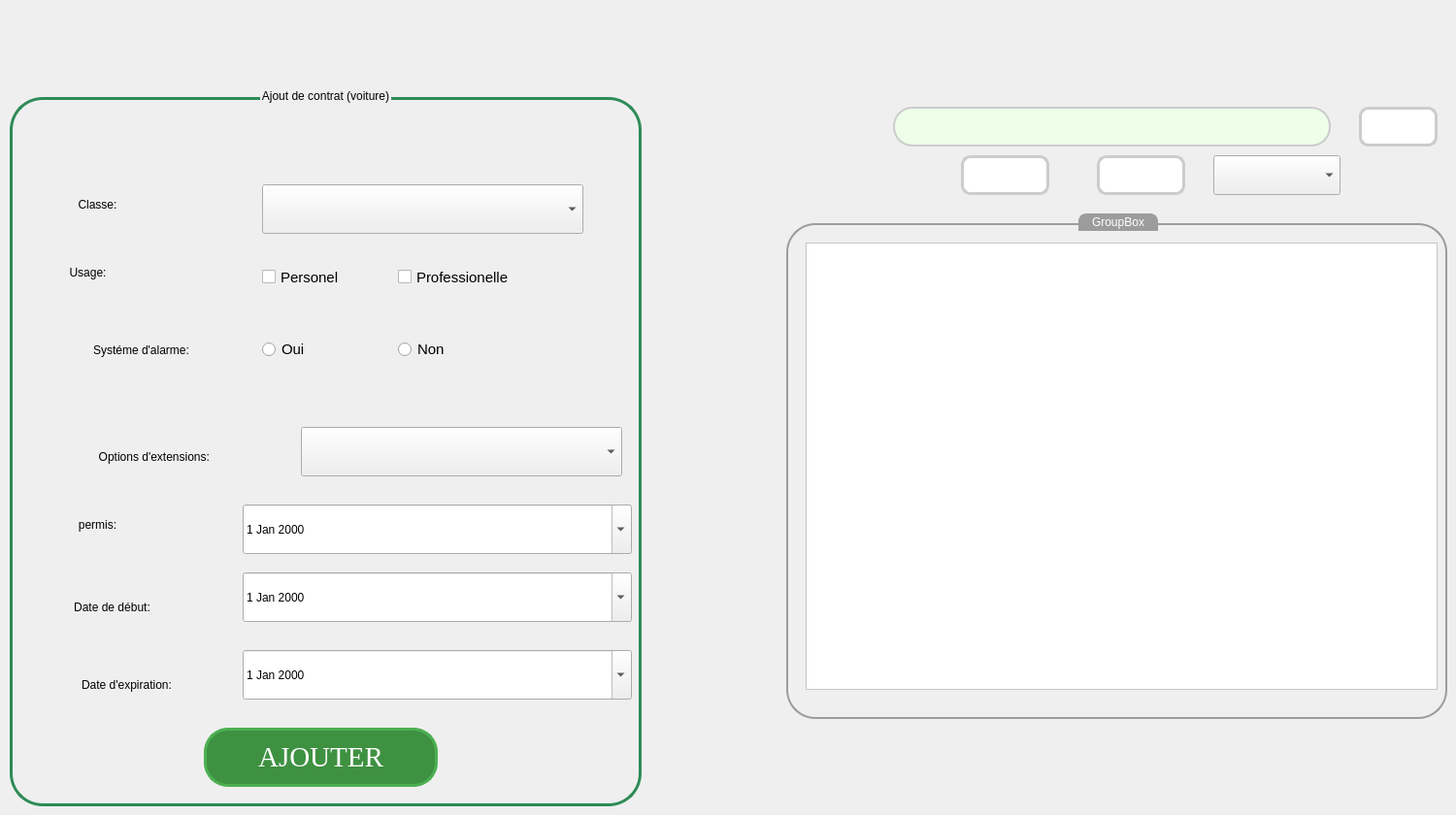
      <widget class="QWidget" name="voitrue">
       <widget class="QGroupBox" name="groupBox_9">
        <property name="geometry">
         <rect>
          <x>10</x>
          <y>90</y>
          <width>651</width>
          <height>741</height>
         </rect>
        </property>
        <property name="styleSheet">
         <string notr="true">QGroupBox {
    border: 3px solid #2e8b57;
    border-radius: 34px;
    margin-top: 10px;
    padding: 10px;
    font: 75 22pt &quot;Times New Roman&quot;;
}

QVBoxLayout {
    background-color: #e0e0e0; /* Couleur de fond pour le QVBoxLayout */
    padding: 15px; /* Ajout de marge interne au QVBoxLayout */
}

/* Styles pour les widgets (par exemple, QLabel, QLineEdit, etc.) dans le QVBoxLayout */
QVBoxLayout QLabel {
    color: #333333;
    font-size: 16px;
    margin-bottom: 5px;
}

QVBoxLayout QLineEdit, QVBoxLayout QTextEdit, QVBoxLayout QDateEdit, QVBoxLayout QComboBox {
    margin-bottom: 10px;
    padding: 8px;
    border: 1px solid #ccc;
    border-radius: 5px;
    width: 200px;
}

QVBoxLayout QLineEdit:hover, QVBoxLayout QTextEdit:hover, QVBoxLayout QDateEdit:hover, QVBoxLayout QComboBox:hover {
    border: 1px solid #2e8b57;
}

/* Styles pour les boutons dans le QVBoxLayout */
QVBoxLayout QPushButton {
    background-color: #4285f4;
    color: #ffffff;
    padding: 10px 20px;
    border: none;
    border-radius: 8px;
}

QVBoxLayout QPushButton:hover {
    background-color: #2e5f22;
}
</string>
        </property>
        <property name="title">
         <string>Ajout de contrat (voiture)</string>
        </property>
        <property name="alignment">
         <set>Qt::AlignCenter</set>
        </property>
        <widget class="QLabel" name="CIN_5">
         <property name="geometry">
          <rect>
           <x>10</x>
           <y>90</y>
           <width>161</width>
           <height>61</height>
          </rect>
         </property>
         <property name="styleSheet">
          <string notr="true">font: 75 18pt &quot;Times New Roman&quot;;</string>
         </property>
         <property name="text">
          <string>Classe:</string>
         </property>
         <property name="alignment">
          <set>Qt::AlignCenter</set>
         </property>
        </widget>
        <widget class="QLabel" name="NOM_5">
         <property name="geometry">
          <rect>
           <x>0</x>
           <y>160</y>
           <width>161</width>
           <height>61</height>
          </rect>
         </property>
         <property name="styleSheet">
          <string notr="true">font: 75 18pt &quot;Times New Roman&quot;;</string>
         </property>
         <property name="text">
          <string>Usage:</string>
         </property>
         <property name="alignment">
          <set>Qt::AlignCenter</set>
         </property>
        </widget>
        <widget class="QLabel" name="PRENOM_4">
         <property name="geometry">
          <rect>
           <x>20</x>
           <y>240</y>
           <width>231</width>
           <height>61</height>
          </rect>
         </property>
         <property name="styleSheet">
          <string notr="true">font: 75 18pt &quot;Times New Roman&quot;;</string>
         </property>
         <property name="text">
          <string>Systéme d'alarme:</string>
         </property>
         <property name="alignment">
          <set>Qt::AlignCenter</set>
         </property>
        </widget>
        <widget class="QLabel" name="EMAIL_3">
         <property name="geometry">
          <rect>
           <x>10</x>
           <y>500</y>
           <width>191</width>
           <height>71</height>
          </rect>
         </property>
         <property name="styleSheet">
          <string notr="true">font: 75 18pt &quot;Times New Roman&quot;;</string>
         </property>
         <property name="text">
          <string>Date de début:</string>
         </property>
         <property name="alignment">
          <set>Qt::AlignCenter</set>
         </property>
        </widget>
        <widget class="QLabel" name="ADRESSE_5">
         <property name="geometry">
          <rect>
           <x>10</x>
           <y>350</y>
           <width>271</width>
           <height>61</height>
          </rect>
         </property>
         <property name="styleSheet">
          <string notr="true">font: 75 18pt &quot;Times New Roman&quot;;</string>
         </property>
         <property name="text">
          <string>  Options d'extensions:</string>
         </property>
         <property name="alignment">
          <set>Qt::AlignCenter</set>
         </property>
        </widget>
        <widget class="QLabel" name="TELEPHONE_4">
         <property name="geometry">
          <rect>
           <x>-70</x>
           <y>420</y>
           <width>321</width>
           <height>61</height>
          </rect>
         </property>
         <property name="styleSheet">
          <string notr="true">font: 75 18pt &quot;Times New Roman&quot;;</string>
         </property>
         <property name="text">
          <string>permis:</string>
         </property>
         <property name="alignment">
          <set>Qt::AlignCenter</set>
         </property>
        </widget>
        <widget class="QDateEdit" name="dateEdit_6">
         <property name="geometry">
          <rect>
           <x>240</x>
           <y>580</y>
           <width>401</width>
           <height>51</height>
          </rect>
         </property>
         <property name="calendarPopup">
          <bool>true</bool>
         </property>
        </widget>
        <widget class="QComboBox" name="comboBox_voiture">
         <property name="geometry">
          <rect>
           <x>260</x>
           <y>100</y>
           <width>331</width>
           <height>51</height>
          </rect>
         </property>
        </widget>
        <widget class="QCheckBox" name="checkBox">
         <property name="geometry">
          <rect>
           <x>260</x>
           <y>170</y>
           <width>131</width>
           <height>51</height>
          </rect>
         </property>
         <property name="font">
          <font>
           <pointsize>11</pointsize>
          </font>
         </property>
         <property name="text">
          <string>Personel</string>
         </property>
        </widget>
        <widget class="QCheckBox" name="checkBox_2">
         <property name="geometry">
          <rect>
           <x>400</x>
           <y>170</y>
           <width>200</width>
           <height>51</height>
          </rect>
         </property>
         <property name="font">
          <font>
           <pointsize>11</pointsize>
          </font>
         </property>
         <property name="text">
          <string>Professionelle</string>
         </property>
        </widget>
        <widget class="QRadioButton" name="radioButton_7">
         <property name="geometry">
          <rect>
           <x>260</x>
           <y>260</y>
           <width>97</width>
           <height>20</height>
          </rect>
         </property>
         <property name="font">
          <font>
           <pointsize>11</pointsize>
          </font>
         </property>
         <property name="text">
          <string>Oui</string>
         </property>
        </widget>
        <widget class="QRadioButton" name="radioButton_8">
         <property name="geometry">
          <rect>
           <x>400</x>
           <y>260</y>
           <width>97</width>
           <height>20</height>
          </rect>
         </property>
         <property name="font">
          <font>
           <pointsize>11</pointsize>
          </font>
         </property>
         <property name="text">
          <string>Non</string>
         </property>
        </widget>
        <widget class="QComboBox" name="comboBox_option_voiture">
         <property name="geometry">
          <rect>
           <x>300</x>
           <y>350</y>
           <width>331</width>
           <height>51</height>
          </rect>
         </property>
        </widget>
        <widget class="QDateEdit" name="dateEdit_7">
         <property name="geometry">
          <rect>
           <x>240</x>
           <y>500</y>
           <width>401</width>
           <height>51</height>
          </rect>
         </property>
         <property name="calendarPopup">
          <bool>true</bool>
         </property>
        </widget>
        <widget class="QDateEdit" name="dateEdit_8">
         <property name="geometry">
          <rect>
           <x>240</x>
           <y>430</y>
           <width>401</width>
           <height>51</height>
          </rect>
         </property>
         <property name="calendarPopup">
          <bool>true</bool>
         </property>
        </widget>
        <widget class="QLabel" name="EMAIL_4">
         <property name="geometry">
          <rect>
           <x>10</x>
           <y>580</y>
           <width>221</width>
           <height>71</height>
          </rect>
         </property>
         <property name="styleSheet">
          <string notr="true">font: 75 18pt &quot;Times New Roman&quot;;</string>
         </property>
         <property name="text">
          <string>Date d'expiration:</string>
         </property>
         <property name="alignment">
          <set>Qt::AlignCenter</set>
         </property>
        </widget>
        <widget class="QPushButton" name="pushButton_5">
         <property name="geometry">
          <rect>
           <x>200</x>
           <y>660</y>
           <width>241</width>
           <height>61</height>
          </rect>
         </property>
         <property name="font">
          <font>
           <family>Times New Roman</family>
           <pointsize>22</pointsize>
          </font>
         </property>
         <property name="styleSheet">
          <string notr="true">/* Style de base pour le QPushButton */
QPushButton {
    background-color: #3f9142; /* Vert primaire du thème d'assurance */
    color: #ffffff; /* Texte blanc */
    border: 3px solid #4CAF50; /* Bordure verte */
    border-radius: 25px; /* Coins arrondis */
    padding: 5px 10px; /* Espacement interne */
}

/* Style du QPushButton lorsqu'il est survolé */
QPushButton:hover {
    background-color: #45a049; /* Vert plus foncé au survol */
}

/* Style du QPushButton lorsqu'il est pressé (clic) */
QPushButton:pressed {
    background-color: #3c8942; /* Vert encore plus foncé au clic */
}

/* Style du QPushButton lorsqu'il est en focus (tabulation) */
QPushButton:focus {
    outline: none; /* Supprimer le contour par défaut */
    border: 2px solid #3c8942; /* Bordure plus foncée lorsqu'en focus */
}

/* Style du QPushButton lorsqu'il est désactivé */
QPushButton:disabled {
    background-color: #b0b0b0; /* Fond gris clair pour les boutons désactivés */
    color: #707070; /* Couleur du texte grise pour les boutons désactivés */
    border: 2px solid #b0b0b0; /* Bordure grise pour les boutons désactivés */
}

/* Style général pour les widgets lorsqu'ils sont désactivés */
QWidget:disabled {
    background-color: #f0f0f0; /* Fond gris clair pour les widgets désactivés */
    color: #a0a0a0; /* Couleur du texte grise pour les widgets désactivés */
}
</string>
         </property>
         <property name="text">
          <string>AJOUTER</string>
         </property>
        </widget>
       </widget>
       <widget class="QGroupBox" name="groupBox_10">
        <property name="geometry">
         <rect>
          <x>810</x>
          <y>220</y>
          <width>681</width>
          <height>521</height>
         </rect>
        </property>
        <property name="styleSheet">
         <string notr="true">QGroupBox {
    border: 2px solid #9C9C9C; /* Bordure du groupe box */
    border-radius: 30px; /* Coins arrondis */
    margin-top: 10px; /* Marge supérieure pour l'espacement avec d'autres éléments */
}

QGroupBox::title {
    subcontrol-origin: margin;
    subcontrol-position: top center;
    padding: 0 10px; /* Espacement interne pour le titre */
    background-color: #9C9C9C; /* Couleur de fond du titre */
    color: #fff; /* Couleur du texte du titre */
    border: 2px solid #9C9C9C; /* Bordure du titre */
    border-top-left-radius: 8px; /* Coins arrondis en haut à gauche du titre */
    border-top-right-radius: 8px; /* Coins arrondis en haut à droite du titre */
}

/* Style pour le contenu interne du QGroupBox (facultatif) */
QGroupBox QWidget {
    background-color: #fff; /* Couleur de fond du contenu interne */
    padding: 10px; /* Espacement interne du contenu interne */
}
</string>
        </property>
        <property name="title">
         <string>GroupBox</string>
        </property>
        <widget class="QTableView" name="tableView_4">
         <property name="geometry">
          <rect>
           <x>20</x>
           <y>30</y>
           <width>651</width>
           <height>461</height>
          </rect>
         </property>
         <property name="styleSheet">
          <string notr="true"/>
         </property>
        </widget>
       </widget>
       <widget class="QLineEdit" name="lineEdit_6">
        <property name="geometry">
         <rect>
          <x>920</x>
          <y>110</y>
          <width>451</width>
          <height>41</height>
         </rect>
        </property>
        <property name="styleSheet">
         <string notr="true">QLineEdit {
	background-color: rgb(237, 255, 233);
    padding: 6px; /* Espace intérieur du QLineEdit */
    border: 2px solid #ccc; /* Bordure grise */
    border-radius: 20px; /* Coins arrondis plus prononcés */
}

QLineEdit:focus {
    border-color: #4CAF50; /* Couleur de la bordure lorsque le QLineEdit est sélectionné */
    outline: none; /* Supprime l'effet de focus par défaut */
}

QLineEdit::placeholder {
    color: #999; /* Couleur du texte de l'indicateur de champ */
}

QLineEdit::hover {
    border-color: #aaa; /* Couleur de la bordure lors du survol */
}
</string>
        </property>
       </widget>
       <widget class="QPushButton" name="RECHERCHE_4">
        <property name="geometry">
         <rect>
          <x>1400</x>
          <y>110</y>
          <width>81</width>
          <height>41</height>
         </rect>
        </property>
        <property name="styleSheet">
         <string notr="true">QPushButton {
    padding: 6px 12px; /* Espace intérieur du bouton */
    border: 3px solid #ccc; /* Bordure grise */
    border-radius: 10px; /* Coins arrondis */
    background-color: #fff; /* Couleur de fond */
    transition: background-color 0.3s, border-color 0.3s; /* Transition douce pour le survol */
}

QPushButton:hover {
    border-color: #555; /* Couleur de la bordure lors du survol */
    background-color: #eee; /* Nouvelle couleur de fond lors du survol */
}

QPushButton:pressed {
    background-color: #ddd; /* Couleur de fond lorsque le bouton est enfoncé */
}

QPushButton:focus {
    outline: none; /* Supprime l'effet de focus par défaut */
}
</string>
        </property>
        <property name="text">
         <string/>
        </property>
        <property name="icon">
         <iconset resource="ressources.qrc">
          <normaloff>:/img/img/recherche.svg</normaloff>:/img/img/recherche.svg</iconset>
        </property>
        <property name="iconSize">
         <size>
          <width>20</width>
          <height>20</height>
         </size>
        </property>
       </widget>
       <widget class="QPushButton" name="STATISTISTIQUE_4">
        <property name="geometry">
         <rect>
          <x>990</x>
          <y>160</y>
          <width>91</width>
          <height>41</height>
         </rect>
        </property>
        <property name="styleSheet">
         <string notr="true">QPushButton {
    padding: 6px 12px; /* Espace intérieur du bouton */
    border: 3px solid #ccc; /* Bordure grise */
    border-radius: 10px; /* Coins arrondis */
    background-color: #fff; /* Couleur de fond */
    transition: background-color 0.3s, border-color 0.3s; /* Transition douce pour le survol */
}

QPushButton:hover {
    border-color: #555; /* Couleur de la bordure lors du survol */
    background-color: #eee; /* Nouvelle couleur de fond lors du survol */
}

QPushButton:pressed {
    background-color: #ddd; /* Couleur de fond lorsque le bouton est enfoncé */
}

QPushButton:focus {
    outline: none; /* Supprime l'effet de focus par défaut */
}
</string>
        </property>
        <property name="text">
         <string/>
        </property>
        <property name="icon">
         <iconset resource="ressources.qrc">
          <normaloff>:/img/img/stat.svg</normaloff>:/img/img/stat.svg</iconset>
        </property>
        <property name="iconSize">
         <size>
          <width>23</width>
          <height>23</height>
         </size>
        </property>
       </widget>
       <widget class="QPushButton" name="PDF_4">
        <property name="geometry">
         <rect>
          <x>1130</x>
          <y>160</y>
          <width>91</width>
          <height>41</height>
         </rect>
        </property>
        <property name="styleSheet">
         <string notr="true">QPushButton {
    padding: 6px 12px; /* Espace intérieur du bouton */
    border: 3px solid #ccc; /* Bordure grise */
    border-radius: 10px; /* Coins arrondis */
    background-color: #fff; /* Couleur de fond */
    transition: background-color 0.3s, border-color 0.3s; /* Transition douce pour le survol */
}

QPushButton:hover {
    border-color: #555; /* Couleur de la bordure lors du survol */
    background-color: #eee; /* Nouvelle couleur de fond lors du survol */
}

QPushButton:pressed {
    background-color: #ddd; /* Couleur de fond lorsque le bouton est enfoncé */
}

QPushButton:focus {
    outline: none; /* Supprime l'effet de focus par défaut */
}
</string>
        </property>
        <property name="text">
         <string/>
        </property>
        <property name="icon">
         <iconset resource="ressources.qrc">
          <normaloff>:/img/img/pdf.svg</normaloff>:/img/img/pdf.svg</iconset>
        </property>
        <property name="iconSize">
         <size>
          <width>30</width>
          <height>30</height>
         </size>
        </property>
       </widget>
       <widget class="QComboBox" name="TRI_4">
        <property name="geometry">
         <rect>
          <x>1250</x>
          <y>160</y>
          <width>131</width>
          <height>41</height>
         </rect>
        </property>
        <property name="styleSheet">
         <string notr="true"/>
        </property>
        <item>
         <property name="text">
          <string/>
         </property>
         <property name="icon">
          <iconset>
           <normaloff>../../../../Downloads/sort-svgrepo-com.svg</normaloff>../../../../Downloads/sort-svgrepo-com.svg</iconset>
         </property>
        </item>
        <item>
         <property name="text">
          <string/>
         </property>
         <property name="icon">
          <iconset>
           <normaloff>../../../../Downloads/sort-descending-svgrepo-com.svg</normaloff>../../../../Downloads/sort-descending-svgrepo-com.svg</iconset>
         </property>
        </item>
       </widget>
      </widget>
